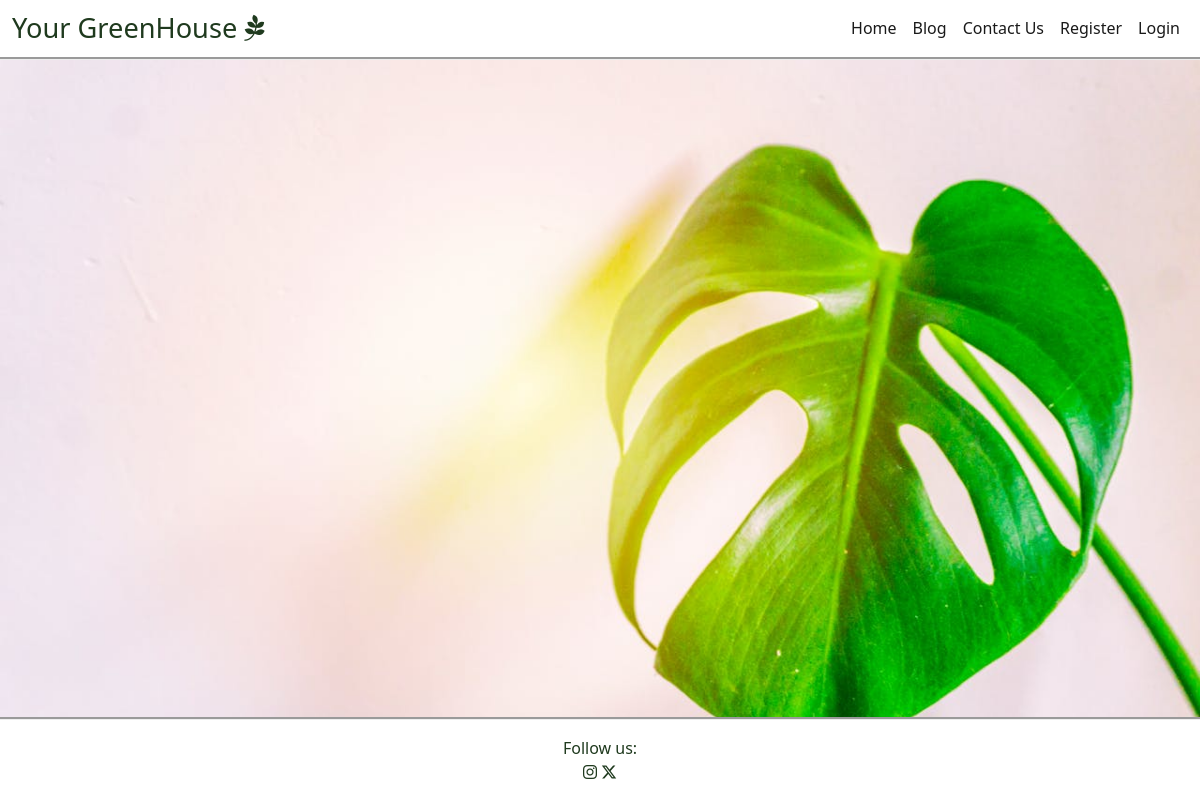
The app's page /post.html, older data.
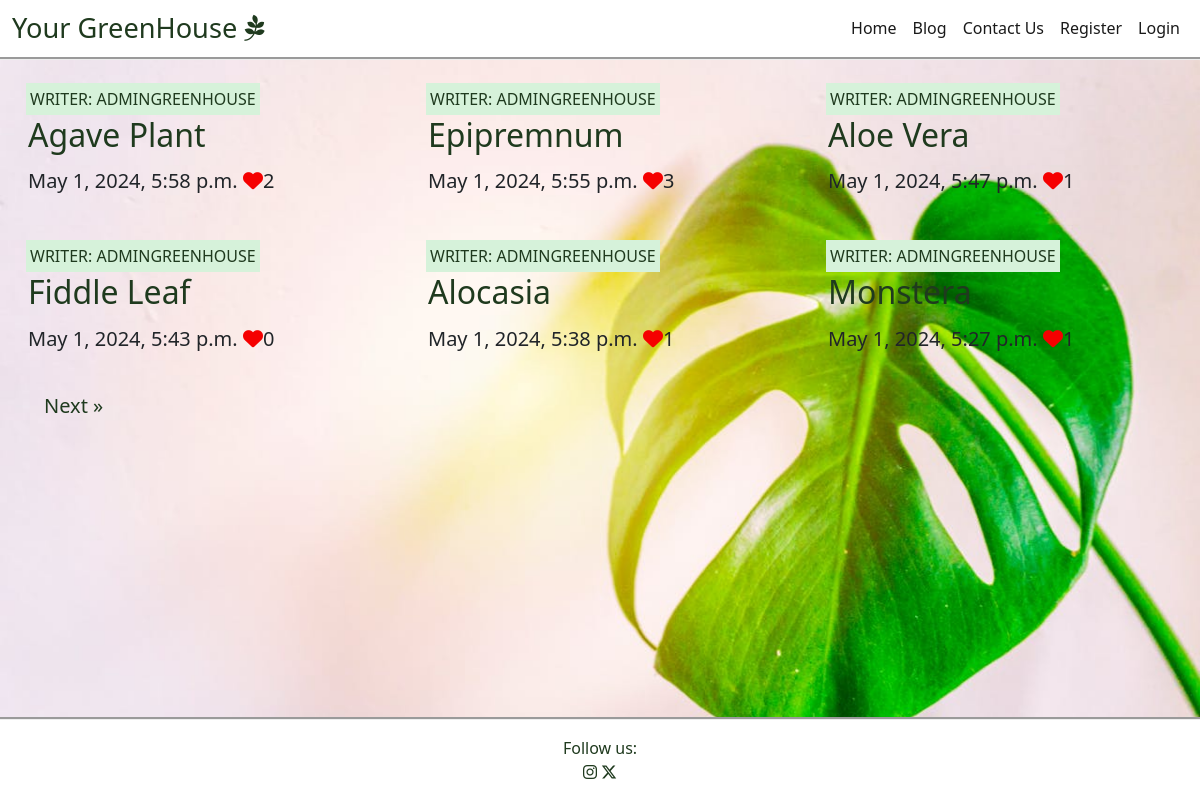
The same page, newer data.
### blogsite/models.py (models this page shows, shortened)
class Post(models.Model):
    title = models.CharField(max_length=200, unique=True)
    slug = models.SlugField(max_length=200, unique=True)
    writer = models.ForeignKey(User, on_delete=models.CASCADE,
                               related_name="posts")
    updated = models.DateTimeField(auto_now=True)
    chosen_image = CloudinaryField('image', default='placeholder')
    content = models.TextField()
    excerpt = models.TextField(blank=True)
    created = models.DateTimeField(auto_now_add=True)
    status = models.IntegerField(choices=STATUS, default=0)
    likes = models.ManyToManyField(User, blank=True, related_name="user_likes")
    class Meta:
        ordering = ["-created"]
    def likes_number(self):
        return self.likes.count()

### blogsite/views.py (the view)
# urls.py: path('post.html', views.PostList.as_view(), name='post.html'),
class PostList(generic.ListView):
    model = Post
    queryset = Post.objects.filter(status=1).order_by("-created")
    template_name = 'post.html'
    paginate_by = 6

### templates/post.html (shortened to what this page needs)
{% extends "base.html" %}
{% block content %}
<div class="container-fluid">
    <div class="row">
        <div class="col-12 mt-3 left">
            <div class="row">
                {% for post in post_list %}
                    <div class="col-md-4">
                        <div class="card mb-4">
                            <div class="card-body">
                                <div class="image-container">
                                    <div class="writer-info">
                                        <p class="writer">Writer: {{ post.writer }}</p>
                                    </div>
                                </div>
                                <a href="{% url 'details.html' post.slug %}" aria-label="Button leading to blogpost" class="postLink">
                                    <h2 class="card-title">{{ post.title }}</h2>
                                </a>
                                <p class="card-text h5">{{ post.created }}
                                    <i class="fa-solid fa-heart" style="color: #f50000;"></i>{{ post.likes_number }}
                                </p>
                            </div>
                        </div>
                    </div>
                {% if forloop.counter|divisibleby:3 %}
            </div>
            <div class="row">
                {% endif %}
                {% endfor %}
            </div>
        </div>
    </div>
    {% if is_paginated %}
    <nav aria-label="Page Navigation">
        <ul class="justify-content-center" id="change-page">
            {% if page_obj.has_next %}
            <li><a href="?page={{ page_obj.next_page_number }}" aria-label="Button leading to the next page" class="page-change">Next &raquo;</a></li>
            {% endif %}
        </ul>
    </nav>
    {% endif %}
</div>
{%endblock%}

### templates/base.html (shortened to what this page needs)
{% load static %}
<!DOCTYPE html>
<html lang="en" class="h-100">
    <head>
        <link rel="stylesheet" href="https://cdnjs.cloudflare.com/ajax/libs/font-awesome/5.15.3/css/all.min.css">
        <link href="https://cdn.jsdelivr.net/npm/bootstrap@5.0.1/dist/css/bootstrap.min.css" rel="stylesheet"
>
        <link rel="stylesheet" href="{% static 'css/base.css' %}">
    </head>
    <body class="d-flex flex-column h-100 main-bg">
        <nav class="navbar navbar-expand-lg navbar-light bg-white">
            <div class="container-fluid">
                <a class="navbar-logo" aria-label="Websites name and Home" href="{% url 'home' %}">Your GreenHouse <i class="fa-brands fa-pagelines" style="color: #1f3a1e;"></i></a>
                <div class="collapse navbar-collapse justify-content-end" id="navbarText">
                    <ul class="navbar-nav">
                    <li class="nav-item">
                        <a class="nav-link active" aria-label="Button leading home" aria-current="page" href="{% url 'home' %}">Home</a>
                    </li>
                    <li class="nav-item">
                        <a class="nav-link active" aria-label="Button leading to blog page" href="{% url 'post.html' %}">Blog</a>
                    </li>
                    <li class="nav-item">
                        <a class="nav-link active" aria-label="Button leading to contact page" href="{% url 'contact.html' %}">Contact Us</a>
                    </li>
                        {% if user.is_authenticated %}
                    <li class="nav-item">
                        <a class="nav-link active" aria-label="Button to log out" href="{% url 'account_logout' %}">Logout</a>
                    </li>
                        {% else %}
                    <li class="nav-item">
                        <a class="nav-link active" aria-label="Button to register for account" href="{% url 'account_signup' %}">Register</a>
                    </li>
                    <li class="nav-item">
                        <a class="nav-link active" aria-label="Button to log in" href="{% url 'account_login' %}">Login</a>
                    </li>
                        {% endif %}
                </ul>
                </div>
            </div>
        </nav>
        <main class="flex-shrink-0 main-bg">
            {% block content %}{% endblock content %}
        </main>
        <footer class="footer mt-auto py-3 bg-white">
            <p class="m-0 text-center follow">Follow us: <br>
                <a href="https://www.instagram.com/" target="_blank"
                rel="noopener" aria-label="Visit our Instagram page (opens in new tab)">
                <i class="fa-brands fa-instagram" style="color: #1f3a1e;"></i></a>
                <a href="https://twitter.com/" target="_blank" rel="noopener"
                aria-label="Visit our Twitter page (opens in new tab)">
                <i class="fa-brands fa-x-twitter" style="color: #1f3a1e;"></i></a>
            </p>
        </footer>
    </body>
</html>

### static/css/base.css (style rules this page uses)
html { height: 100%; }
.main-bg { background: url('/static/background.jpg') no-repeat center center fixed; background-size: cover; }
.navbar-logo { font-size: 1.7rem; font-weight: 500; color: #1f3a1e; text-decoration: none; }
.navbar { border-bottom-style: groove; }
.writer { color: #1f3a1e; margin: 4px; text-transform: uppercase; }
.writer-info { position: absolute; bottom: 5%; min-width: 30%; left: -2px; background-color: #d6f2da; }
.image-container { position: relative; }
.card { border: #1f3a1e ; background-color: transparent; }
.card-title { margin-bottom: 15px; color:#1f3a1e }
#change-page { list-style-type: none; }
.page-change { color: #1f3a1e; text-decoration: none; font-size: 20px; }
.postLink { text-decoration: none; }
footer { border-top-style: groove; }
.follow { color: #1f3a1e }

Row changes from the older to the newer data that the page shows:
added Post: writer "ADMINGREENHOUSE", title "Agave Plant", created "May 1, 2024, 5:58 p.m.", likes_number "2"
added Post: writer "ADMINGREENHOUSE", title "Epipremnum", created "May 1, 2024, 5:55 p.m.", likes_number "3"
added Post: writer "ADMINGREENHOUSE", title "Aloe Vera", created "May 1, 2024, 5:47 p.m.", likes_number "1"
added Post: writer "ADMINGREENHOUSE", title "Fiddle Leaf", created "May 1, 2024, 5:43 p.m.", likes_number "0"
added Post: writer "ADMINGREENHOUSE", title "Alocasia", created "May 1, 2024, 5:38 p.m.", likes_number "1"
added Post: writer "ADMINGREENHOUSE", title "Monstera", created "May 1, 2024, 5:27 p.m.", likes_number "1"
Text that changed along with them:
text now shown: "Next »"
